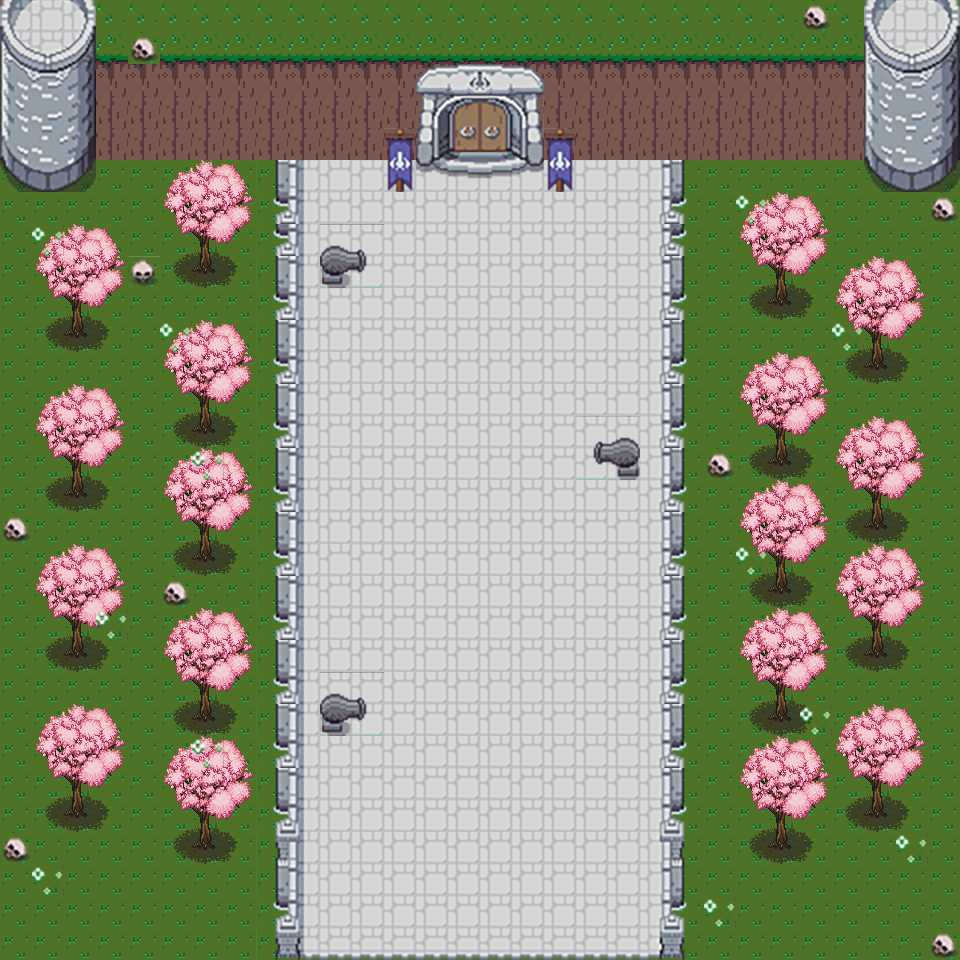

The image is a tile-based game level rendered from a .tmx file. Its description and source (layers, tilesets, objects; grid data summarised) follow:
An orthogonal 30x30 tile map with 32x32 px tiles, 5 tile layers (Capa de Patrones 1, objetos suelo, banderas, Puertas, ...), 2 tilesets and 8 objects.

<map version="1.0" tiledversion="1.0.3" orientation="orthogonal" renderorder="right-down" width="30" height="30" tilewidth="32" tileheight="32" nextobjectid="19">
 <tileset firstgid="1" source="tiles.tsx" />
 <tileset firstgid="1441" source="TreesTiles.tsx" />
 <layer name="Capa de Patrones 1" width="30" height="30">
  <data>[900 cells, 900 non-empty, 2 distinct tile ids]</data>
 </layer>
 <layer name="objetos suelo" width="30" height="30">
  <data>[900 cells, 374 non-empty, 23 distinct tile ids]</data>
 </layer>
 <layer name="banderas" width="30" height="30">
  <data>[900 cells, 4 non-empty, 2 distinct tile ids]</data>
 </layer>
 <layer name="Puertas" width="30" height="30">
  <data>[900 cells, 394 non-empty, 54 distinct tile ids]</data>
 </layer>
 <layer name="caniones" width="30" height="30">
  <data>[900 cells, 24 non-empty, 9 distinct tile ids]</data>
 </layer>
 <objectgroup name="colisiones">
  <object id="3" x="317.333" y="690.667" width="50.6667" height="46.6667" />
  <object id="4" x="590.667" y="433.333" width="54.6667" height="50.6667" />
  <object id="5" x="314.667" y="242.667" width="52" height="45.3333" />
  <object id="6" x="542.667" y="132" width="33.3333" height="58.6667" />
  <object id="7" x="385.333" y="133.333" width="29.3333" height="58.6667" />
  <object id="15" x="294" y="958">
   <polyline points="0,0 2,-798 128,-796" />
  </object>
  <object id="16" x="540" y="162">
   <polyline points="0,0 116,0 120,798" />
  </object>
 </objectgroup>
 <objectgroup name="PuertaMonstruos">
  <object id="18" x="458" y="132" width="50" height="22" />
 </objectgroup>
</map>
